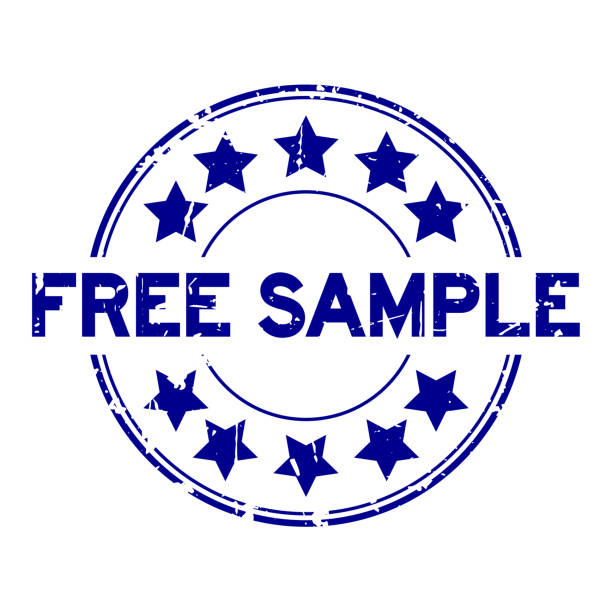
#> input picture bluecolor_stamp.jpg, 612 x 612 px
$ python script.py bluecolor_stamp.jpg
#> lines starting #> are read from the running program, lines starting #| are printed output that depends on the picture
# python3 scripy.py imagename.jpg
# This script will create a transparent stamp. Note: In input image contains a stamp with blue color, over a white background.

import cv2 as cv
import numpy as np
import sys

img_name=sys.argv[1]
img=cv.imread(img_name)
#> img is the input picture: shape (612, 612, 3); mean B, G, R 240.2, 223.6, 223.6
val=205
tmp_pix=[255,255,255,1]
tmp_img=[]
for j in range(img.shape[0]):
    tmp_col=[]
    for i in range(img.shape[1]):
        if img[j][i][0]<val and img[j][i][1]<130 and img[j][i][2]<120:
            tmp_val=[img[j][i][0],img[j][i][1],img[j][i][2],255]
        else:
            tmp_val=tmp_pix
        tmp_col.append(tmp_val)
    tmp_img.append(tmp_col)
#> after the loop, tmp_img = 612 items
cv.imwrite("result.png",np.array(tmp_img))
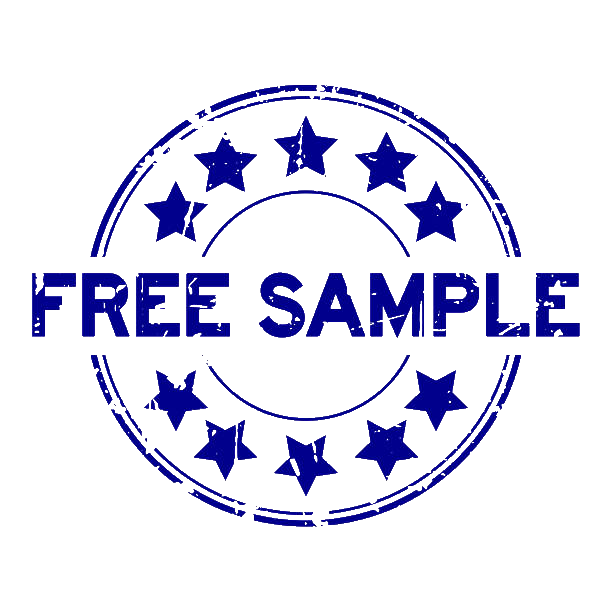
#> saved as result.png: shape (612, 612, 4); mean B, G, R, A 241.3, 225.3, 225.5, 31.9
